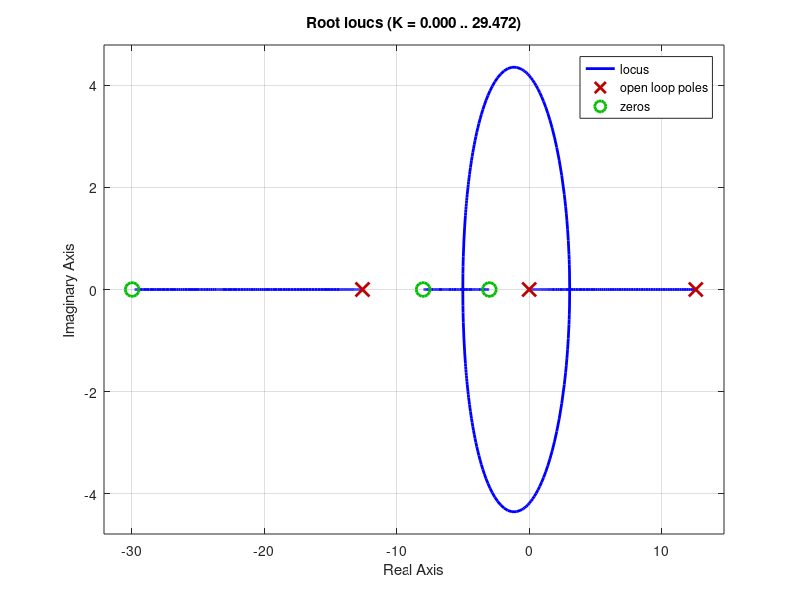

The MATLAB source for this figure: (Note: this script raises an error after producing the figure.)
clear all;
close all
clc;

g = 9.81;
c = .01;
a = .05;
hbike = .04;
hbal = .15;
mbike = 0.2;
mbal = 0.05;
hNew = (mbike*hbike+mbal*hbal)/(mbike+mbal)
U = 1.5; %speed of microbike
lambda = 1.0;
b = 0.15;
s = tf('s');
G = minreal(sin(lambda)/b* (a/hNew*U*s + U^2/hNew - g*a*c/(hNew*U))/(s^2-g/hNew))
% Cstar = 1;%(s+.15+1.4j)*(s+.15-1.4j)/s;
z1 = 3;
z2 = 8;
Cstar = (s+z1)*(s+z2)/s

% Cstar = (s+25)*(s+20)/s
figure
rlocus(G*Cstar)
% hold on
wnservo = 23;
zservo = 1;
Gservo = wnservo^2/(s^2+2*zservo*wnservo*s+wnservo^2);

figure
rlocus(G*Cstar,G*Cstar*Gservo)
hold on

Klocus = 0.22
Kd = Klocus
Kp = (z1+z2)*Klocus
Ki = z1*z2*Klocus

Gcl = minreal(Klocus*Cstar*Gservo*G/(1+Klocus*Cstar*Gservo*G))

[num,den] = tfdata(Gcl,'v');
plot(real(roots(den)),imag(roots(den)),'k*')
legend('no actuator','with actuator dynamics','cl eigs')


figure
% rlocus(Gcl)
figure
step(Gcl*1/(.25*s+1))
